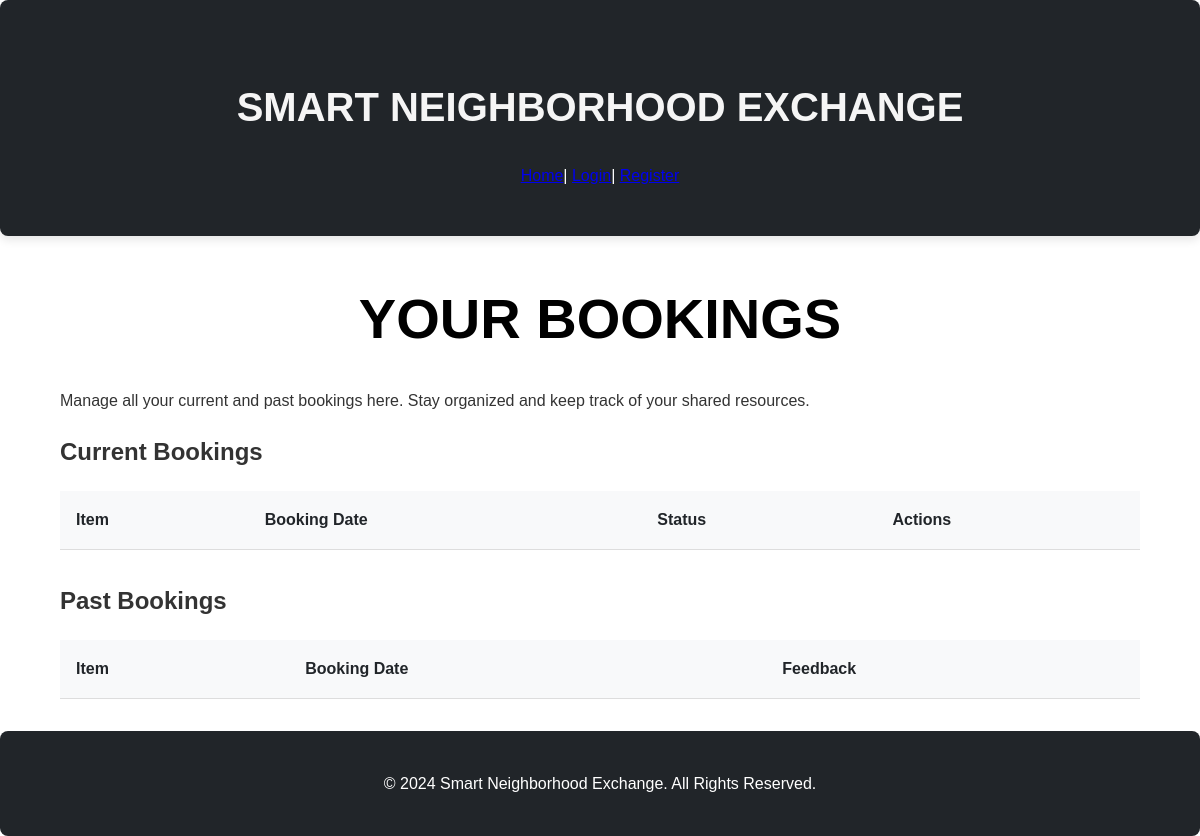
Before: /bookings with the older database file.
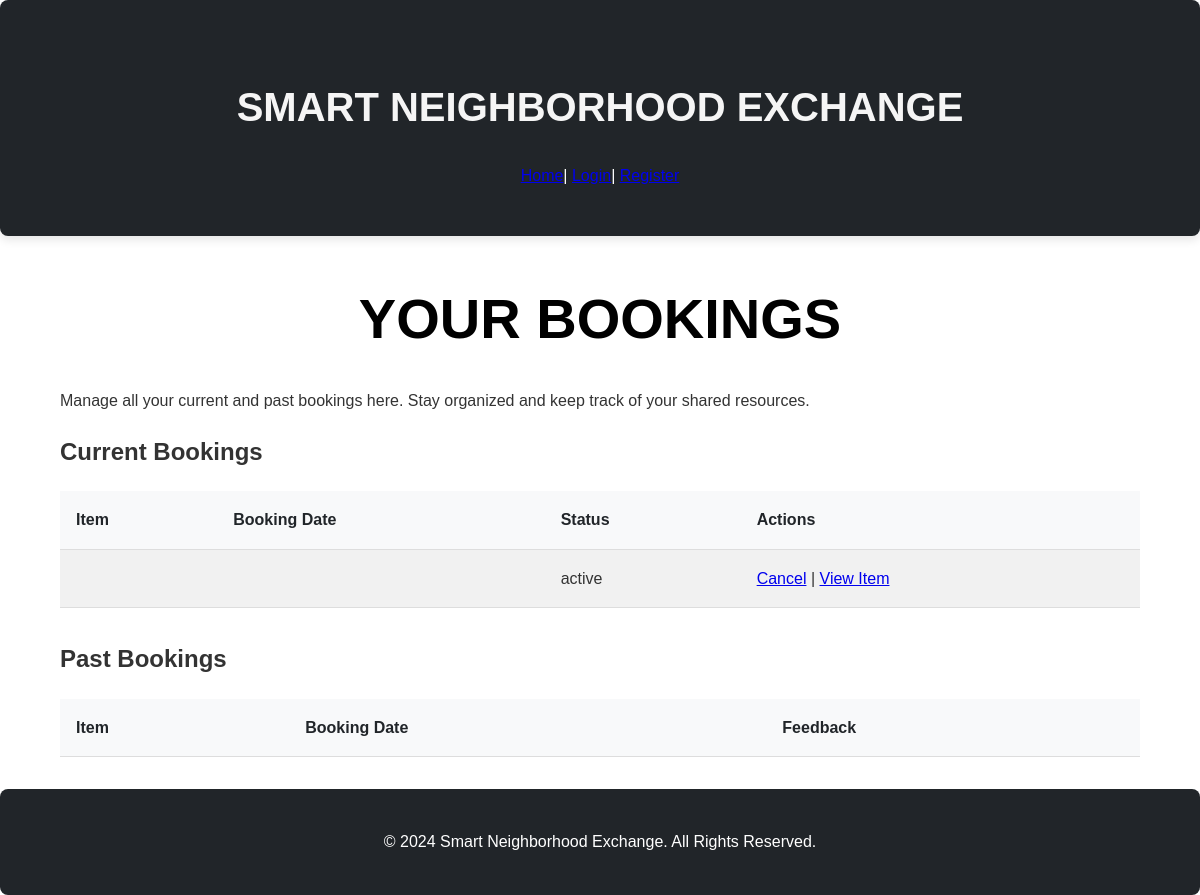
After: the same page with the newer database file.
### tables this page shows
CREATE TABLE bookings (
    id INTEGER PRIMARY KEY AUTOINCREMENT,
    user_id INTEGER NOT NULL,
    listing_id INTEGER NOT NULL,
    status TEXT DEFAULT 'active',
    booking_date TEXT NOT NULL,
    FOREIGN KEY (user_id) REFERENCES users (id),
    FOREIGN KEY (listing_id) REFERENCES listings (id)
);

### app.py (the view)
@app.route('/bookings', methods=['GET'])
def bookings():
    conn = get_db_connection()
    user_id = 1  # Replace with dynamic user ID from session
    current_bookings = conn.execute('''
        SELECT bookings.id AS booking_id, bookings.listing_id AS item_id,
               bookings.status, listings.title, listings.image_url
        FROM bookings
        JOIN listings ON bookings.listing_id = listings.id
        WHERE bookings.user_id = ? AND bookings.status = 'active'
    ''', (user_id,)).fetchall()
    past_bookings = conn.execute('''
        SELECT bookings.id AS booking_id, bookings.listing_id AS item_id,
               bookings.status, listings.title, listings.image_url
        FROM bookings
        JOIN listings ON bookings.listing_id = listings.id
        WHERE bookings.user_id = ? AND bookings.status = 'completed'
    ''', (user_id,)).fetchall()
    conn.close()
    return render_template(
        'bookings.html',
        current_bookings=current_bookings,
        past_bookings=past_bookings
    )

### app.py (called while the page is built)
def get_db_connection():
    conn = sqlite3.connect('birthdays.db')  # SQLite database file
    conn.row_factory = sqlite3.Row  # Enables dictionary-like access
    return conn

### templates/bookings.html (shortened to what this page needs)
{% extends "layout.html" %}
{% block body %}
    <div class="container">
        <h1>Your Bookings</h1>
        <p>Manage all your current and past bookings here. Stay organized and keep track of your shared resources.</p>
        <h2>Current Bookings</h2>
        <table>
            <thead>
                <tr>
                    <th>Item</th>
                    <th>Booking Date</th>
                    <th>Status</th>
                    <th>Actions</th>
                </tr>
            </thead>
            <tbody>
                {% for booking in current_bookings %}
                <tr>
                    <td>{{ booking.item_name }}</td>
                    <td>{{ booking.booking_date }}</td>
                    <td>{{ booking.status }}</td>
                    <td>
                        <a href="{{ url_for('cancel_booking', booking_id=booking.booking_id) }}">Cancel</a>
                        |
                        <a href="{{ url_for('view_item', item_id=booking.item_id) }}">View Item</a>
                    </td>
                </tr>
                {% endfor %}
            </tbody>
        </table>
        <h2>Past Bookings</h2>
        <table>
            <thead>
                <tr>
                    <th>Item</th>
                    <th>Booking Date</th>
                    <th>Feedback</th>
                </tr>
            </thead>
        </table>
    </div>
{% endblock %}

Changed rows visible on the page:
added bookings: status "active"
